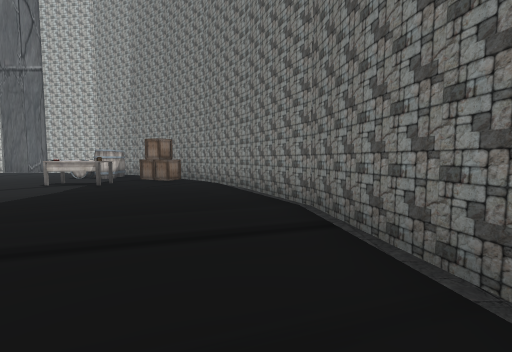
view 1 (above)

17 first-person views from a walk through a Unity game level. The camera is 1.4 m above the floor, tilts 4° down and sees 90° across. The floor is counted in squares, 2 m on a side. Each view is taken from the middle of a square. On the plan, view 1 faces up. The plan holds only what a view shows up to about 9 squares ahead; the rest is blank. The place goes on beyond the plan. The player is left out.

view 2
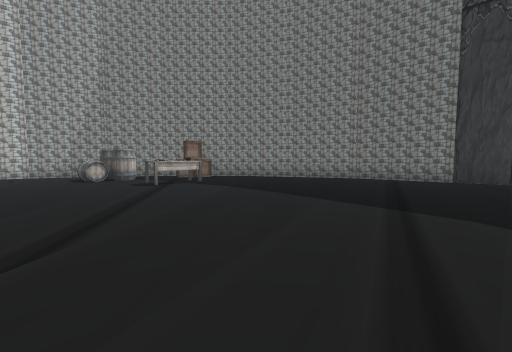

view 3
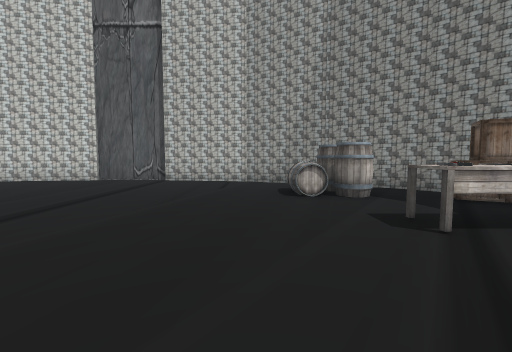

view 4
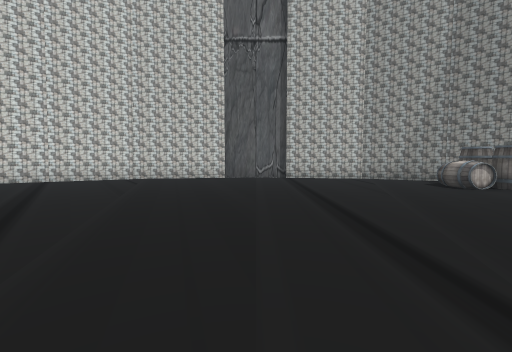

view 5
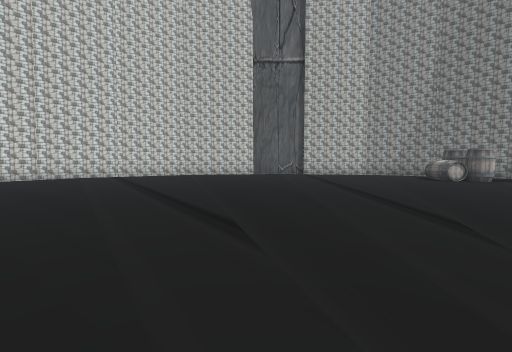

view 6
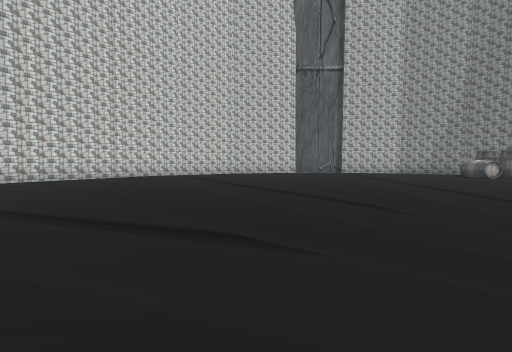

view 7
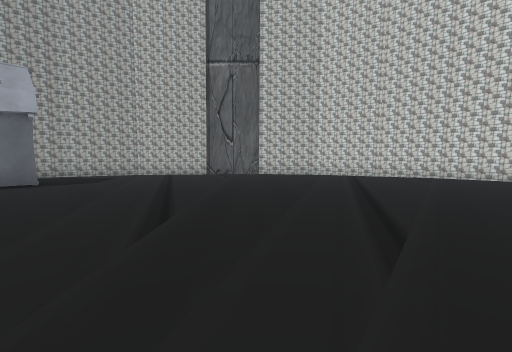

view 8
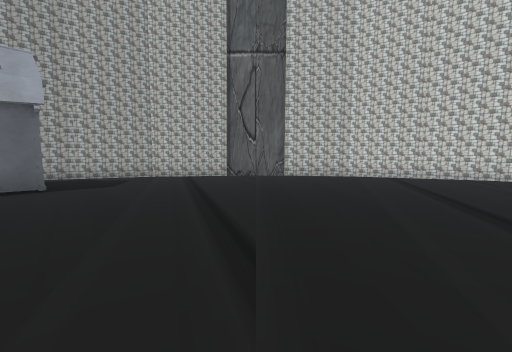

view 9
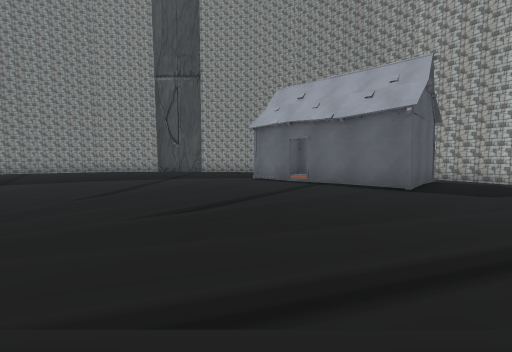

view 10
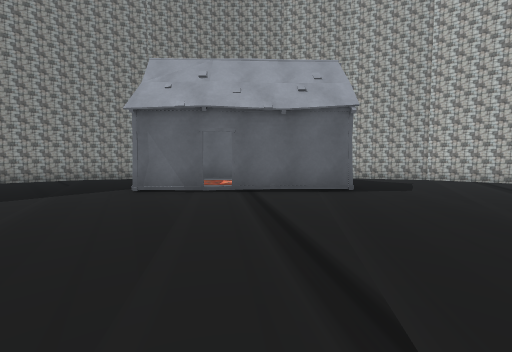

view 11
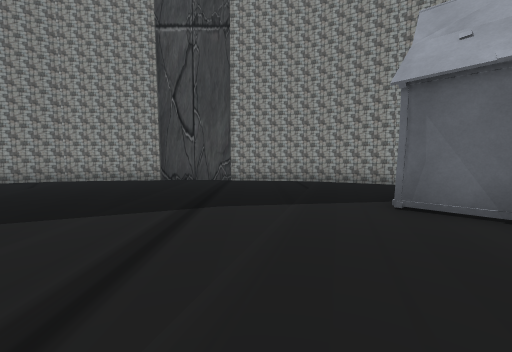

view 12
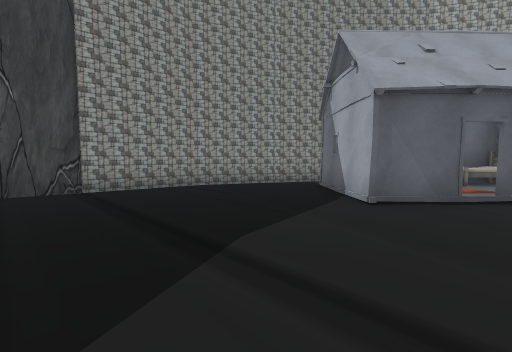

view 13
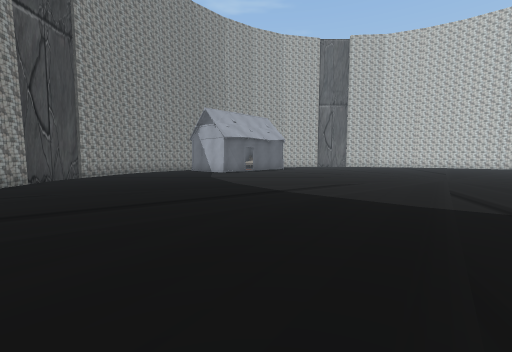

view 14
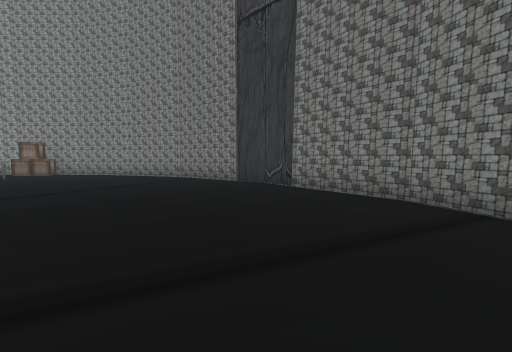

view 15
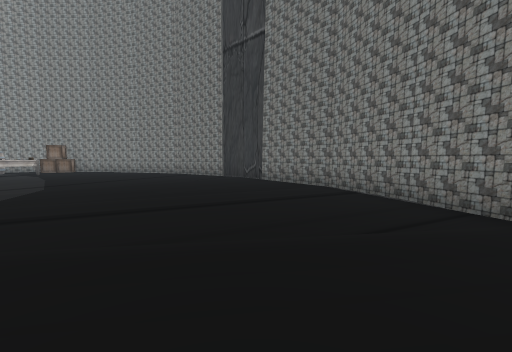

view 16
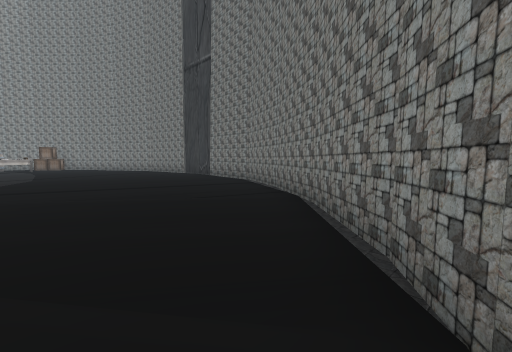

view 17
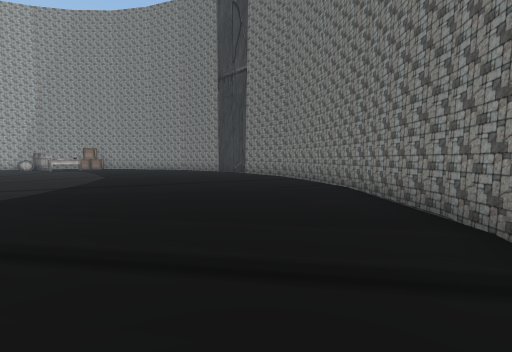

### Floor plan
Points are (right, up) in squares from view 1. A wall is a line through its corners. A room is listed if a view was taken in it or the views show most of it. See-through windows are left out.
Room 1 (views 1, 2, 3, 4, 5, 6, 7, 8, 9, 10, 11, 12, 13, 14, 15, 16, 17)
walls: (-10, -12.2) (-7.1, -11.7); (-23.1, -1.9) (-22.7, -4); (-21.7, -6) (-20.8, -7.4); (-4, -10.1) (-3, -9.4); (-1.5, -7.8) (0, -5.8); (-17.1, 10.7) (-19.2, 9.3); (-22.7, -3.9) (-21.7, -6.1); (-18.1, -10.1) (-16.7, -11); (-0.1, -5.8) (0.9, -3.8) (1.2, -1); (-12.1, 12.3) (-15.3, 11.7); (1.3, 1.1) (0.8, 4); (-3.1, -9.5) (-1.3, -7.7); (-7.3, -11.8) (-5.8, -11.1); (-3.2, 9.6) (-5.2, 10.9); (-5.1, 10.9) (-7.3, 11.9) (-9.9, 12.2); (-0.2, 6.1) (-1.6, 8) (-3.3, 9.7); (-19.1, 9.4) (-20.8, 7.6) (-22, 5.7); (-15.2, 11.7) (-17.3, 10.6); (-16.8, -11) (-14.7, -12) (-12.1, -12.3); (1.4, -1) (1.4, 1.2); (-9.9, 12.4) (-12.1, 12.4); (-12.2, -12.4) (-9.9, -12.4); (0.9, 3.8) (-0.3, 6.2)
objects: hut (-20, -7); bed (-20, -7) to (-18, -6); hut (-19, -5); hut (-18, -9) to (-17, -8); hut (-17, -7) to (-16, -6); barrel (-6, 9); other object (-5, 7); barrel (-5, 9); barrel (-5, 10); other object (-4, 7); box (-3, 8)

Where each view was taken, in squares from view 1:
view 1: 0 up, 0 right, facing up
view 2: 0 up, 8 left, facing up-right
view 3: 4 up, 7 left, facing up
view 4: 3 up, 11 left, facing up
view 5: 1 up, 12 left, facing up
view 6: 0 up, 14 left, facing up
view 7: 1 up, 12 left, facing left
view 8: 0 up, 13 left, facing left
view 9: 1 up, 15 left, facing down
view 10: 2 down, 13 left, facing down-left
view 11: 4 down, 13 left, facing down
view 12: 6 down, 11 left, facing down-left
view 13: 6 down, 3 left, facing left
view 14: 5 down, 4 left, facing up-right
view 15: 7 down, 5 left, facing up-right
view 16: 10 down, 5 left, facing up-right
view 17: 10 down, 7 left, facing up-right
